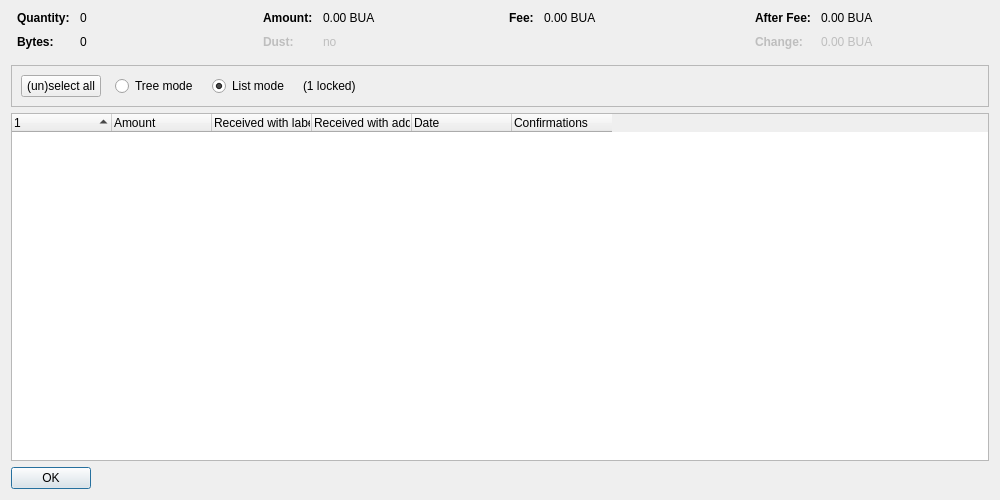
<?xml version="1.0" encoding="UTF-8"?>
<ui version="4.0">
 <class>CoinControlDialog</class>
 <widget class="QDialog" name="CoinControlDialog">
  <property name="geometry">
   <rect>
    <x>0</x>
    <y>0</y>
    <width>1000</width>
    <height>500</height>
   </rect>
  </property>
  <property name="windowTitle">
   <string>Coin Selection</string>
  </property>
  <layout class="QVBoxLayout" name="verticalLayout">
   <item>
    <layout class="QHBoxLayout" name="horizontalLayoutTop" stretch="0,0,0,0">
     <property name="topMargin">
      <number>0</number>
     </property>
     <property name="bottomMargin">
      <number>10</number>
     </property>
     <item>
      <layout class="QFormLayout" name="formLayoutCoinControl1">
       <property name="horizontalSpacing">
        <number>10</number>
       </property>
       <property name="verticalSpacing">
        <number>10</number>
       </property>
       <property name="leftMargin">
        <number>6</number>
       </property>
       <property name="rightMargin">
        <number>6</number>
       </property>
       <item row="0" column="0">
        <widget class="QLabel" name="labelCoinControlQuantityText">
         <property name="font">
          <font>
           <weight>75</weight>
           <bold>true</bold>
          </font>
         </property>
         <property name="text">
          <string>Quantity:</string>
         </property>
        </widget>
       </item>
       <item row="0" column="1">
        <widget class="QLabel" name="labelCoinControlQuantity">
         <property name="cursor">
          <cursorShape>IBeamCursor</cursorShape>
         </property>
         <property name="contextMenuPolicy">
          <enum>Qt::ActionsContextMenu</enum>
         </property>
         <property name="text">
          <string notr="true">0</string>
         </property>
         <property name="textInteractionFlags">
          <set>Qt::LinksAccessibleByMouse|Qt::TextSelectableByKeyboard|Qt::TextSelectableByMouse</set>
         </property>
        </widget>
       </item>
       <item row="1" column="0">
        <widget class="QLabel" name="labelCoinControlBytesText">
         <property name="font">
          <font>
           <weight>75</weight>
           <bold>true</bold>
          </font>
         </property>
         <property name="text">
          <string>Bytes:</string>
         </property>
        </widget>
       </item>
       <item row="1" column="1">
        <widget class="QLabel" name="labelCoinControlBytes">
         <property name="cursor">
          <cursorShape>IBeamCursor</cursorShape>
         </property>
         <property name="contextMenuPolicy">
          <enum>Qt::ActionsContextMenu</enum>
         </property>
         <property name="text">
          <string notr="true">0</string>
         </property>
         <property name="textInteractionFlags">
          <set>Qt::LinksAccessibleByMouse|Qt::TextSelectableByKeyboard|Qt::TextSelectableByMouse</set>
         </property>
        </widget>
       </item>
      </layout>
     </item>
     <item>
      <layout class="QFormLayout" name="formLayoutCoinControl2">
       <property name="horizontalSpacing">
        <number>10</number>
       </property>
       <property name="verticalSpacing">
        <number>10</number>
       </property>
       <property name="leftMargin">
        <number>6</number>
       </property>
       <property name="rightMargin">
        <number>6</number>
       </property>
       <item row="0" column="0">
        <widget class="QLabel" name="labelCoinControlAmountText">
         <property name="font">
          <font>
           <weight>75</weight>
           <bold>true</bold>
          </font>
         </property>
         <property name="text">
          <string>Amount:</string>
         </property>
        </widget>
       </item>
       <item row="0" column="1">
        <widget class="QLabel" name="labelCoinControlAmount">
         <property name="cursor">
          <cursorShape>IBeamCursor</cursorShape>
         </property>
         <property name="contextMenuPolicy">
          <enum>Qt::ActionsContextMenu</enum>
         </property>
         <property name="text">
          <string notr="true">0.00 BUA</string>
         </property>
         <property name="textInteractionFlags">
          <set>Qt::LinksAccessibleByMouse|Qt::TextSelectableByKeyboard|Qt::TextSelectableByMouse</set>
         </property>
        </widget>
       </item>
       <item row="1" column="0">
        <widget class="QLabel" name="labelCoinControlLowOutputText">
         <property name="enabled">
          <bool>false</bool>
         </property>
         <property name="font">
          <font>
           <weight>75</weight>
           <bold>true</bold>
          </font>
         </property>
         <property name="text">
          <string>Dust:</string>
         </property>
        </widget>
       </item>
       <item row="1" column="1">
        <widget class="QLabel" name="labelCoinControlLowOutput">
         <property name="enabled">
          <bool>false</bool>
         </property>
         <property name="cursor">
          <cursorShape>IBeamCursor</cursorShape>
         </property>
         <property name="contextMenuPolicy">
          <enum>Qt::ActionsContextMenu</enum>
         </property>
         <property name="text">
          <string notr="true">no</string>
         </property>
         <property name="textInteractionFlags">
          <set>Qt::LinksAccessibleByMouse|Qt::TextSelectableByKeyboard|Qt::TextSelectableByMouse</set>
         </property>
        </widget>
       </item>
      </layout>
     </item>
     <item>
      <layout class="QFormLayout" name="formLayoutCoinControl3">
       <property name="horizontalSpacing">
        <number>10</number>
       </property>
       <property name="verticalSpacing">
        <number>10</number>
       </property>
       <property name="leftMargin">
        <number>6</number>
       </property>
       <property name="rightMargin">
        <number>6</number>
       </property>
       <item row="0" column="0">
        <widget class="QLabel" name="labelCoinControlFeeText">
         <property name="font">
          <font>
           <weight>75</weight>
           <bold>true</bold>
          </font>
         </property>
         <property name="text">
          <string>Fee:</string>
         </property>
        </widget>
       </item>
       <item row="0" column="1">
        <widget class="QLabel" name="labelCoinControlFee">
         <property name="cursor">
          <cursorShape>IBeamCursor</cursorShape>
         </property>
         <property name="contextMenuPolicy">
          <enum>Qt::ActionsContextMenu</enum>
         </property>
         <property name="text">
          <string notr="true">0.00 BUA</string>
         </property>
         <property name="textInteractionFlags">
          <set>Qt::LinksAccessibleByMouse|Qt::TextSelectableByKeyboard|Qt::TextSelectableByMouse</set>
         </property>
        </widget>
       </item>
      </layout>
     </item>
     <item>
      <layout class="QFormLayout" name="formLayoutCoinControl4">
       <property name="horizontalSpacing">
        <number>10</number>
       </property>
       <property name="verticalSpacing">
        <number>10</number>
       </property>
       <property name="leftMargin">
        <number>6</number>
       </property>
       <property name="rightMargin">
        <number>6</number>
       </property>
       <item row="0" column="0">
        <widget class="QLabel" name="labelCoinControlAfterFeeText">
         <property name="font">
          <font>
           <weight>75</weight>
           <bold>true</bold>
          </font>
         </property>
         <property name="text">
          <string>After Fee:</string>
         </property>
        </widget>
       </item>
       <item row="0" column="1">
        <widget class="QLabel" name="labelCoinControlAfterFee">
         <property name="cursor">
          <cursorShape>IBeamCursor</cursorShape>
         </property>
         <property name="contextMenuPolicy">
          <enum>Qt::ActionsContextMenu</enum>
         </property>
         <property name="text">
          <string notr="true">0.00 BUA</string>
         </property>
         <property name="textInteractionFlags">
          <set>Qt::LinksAccessibleByMouse|Qt::TextSelectableByKeyboard|Qt::TextSelectableByMouse</set>
         </property>
        </widget>
       </item>
       <item row="1" column="0">
        <widget class="QLabel" name="labelCoinControlChangeText">
         <property name="enabled">
          <bool>false</bool>
         </property>
         <property name="font">
          <font>
           <weight>75</weight>
           <bold>true</bold>
          </font>
         </property>
         <property name="text">
          <string>Change:</string>
         </property>
        </widget>
       </item>
       <item row="1" column="1">
        <widget class="QLabel" name="labelCoinControlChange">
         <property name="enabled">
          <bool>false</bool>
         </property>
         <property name="cursor">
          <cursorShape>IBeamCursor</cursorShape>
         </property>
         <property name="contextMenuPolicy">
          <enum>Qt::ActionsContextMenu</enum>
         </property>
         <property name="text">
          <string notr="true">0.00 BUA</string>
         </property>
         <property name="textInteractionFlags">
          <set>Qt::LinksAccessibleByMouse|Qt::TextSelectableByKeyboard|Qt::TextSelectableByMouse</set>
         </property>
        </widget>
       </item>
      </layout>
     </item>
    </layout>
   </item>
   <item>
    <widget class="QFrame" name="frame">
     <property name="minimumSize">
      <size>
       <width>0</width>
       <height>40</height>
      </size>
     </property>
     <property name="frameShape">
      <enum>QFrame::StyledPanel</enum>
     </property>
     <property name="frameShadow">
      <enum>QFrame::Sunken</enum>
     </property>
     <layout class="QHBoxLayout" name="horizontalLayout">
      <item>
       <layout class="QHBoxLayout" name="horizontalLayoutPanel" stretch="0,0,0,0,0">
        <property name="spacing">
         <number>14</number>
        </property>
        <item>
         <widget class="QPushButton" name="pushButtonSelectAll">
          <property name="sizePolicy">
           <sizepolicy hsizetype="Maximum" vsizetype="Fixed">
            <horstretch>0</horstretch>
            <verstretch>0</verstretch>
           </sizepolicy>
          </property>
          <property name="text">
           <string>(un)select all</string>
          </property>
          <property name="autoDefault">
           <bool>false</bool>
          </property>
         </widget>
        </item>
        <item>
         <widget class="QRadioButton" name="radioTreeMode">
          <property name="sizePolicy">
           <sizepolicy hsizetype="Maximum" vsizetype="Fixed">
            <horstretch>0</horstretch>
            <verstretch>0</verstretch>
           </sizepolicy>
          </property>
          <property name="text">
           <string>Tree mode</string>
          </property>
         </widget>
        </item>
        <item>
         <widget class="QRadioButton" name="radioListMode">
          <property name="sizePolicy">
           <sizepolicy hsizetype="Maximum" vsizetype="Fixed">
            <horstretch>0</horstretch>
            <verstretch>0</verstretch>
           </sizepolicy>
          </property>
          <property name="text">
           <string>List mode</string>
          </property>
          <property name="checked">
           <bool>true</bool>
          </property>
         </widget>
        </item>
        <item>
         <widget class="QLabel" name="labelLocked">
          <property name="text">
           <string notr="true">(1 locked)</string>
          </property>
         </widget>
        </item>
        <item>
         <spacer name="horizontalSpacer">
          <property name="orientation">
           <enum>Qt::Horizontal</enum>
          </property>
          <property name="sizeHint" stdset="0">
           <size>
            <width>40</width>
            <height>20</height>
           </size>
          </property>
         </spacer>
        </item>
       </layout>
      </item>
     </layout>
    </widget>
   </item>
   <item>
    <widget class="CoinControlTreeWidget" name="treeWidget">
     <property name="contextMenuPolicy">
      <enum>Qt::CustomContextMenu</enum>
     </property>
     <property name="sortingEnabled">
      <bool>false</bool>
     </property>
     <property name="columnCount">
      <number>6</number>
     </property>
     <attribute name="headerShowSortIndicator" stdset="0">
      <bool>true</bool>
     </attribute>
     <attribute name="headerStretchLastSection">
      <bool>false</bool>
     </attribute>
     <column>
      <property name="text">
       <string/>
      </property>
     </column>
     <column>
      <property name="text">
       <string>Amount</string>
      </property>
     </column>
     <column>
      <property name="text">
       <string>Received with label</string>
      </property>
     </column>
     <column>
      <property name="text">
       <string>Received with address</string>
      </property>
     </column>
     <column>
      <property name="text">
       <string>Date</string>
      </property>
     </column>
     <column>
      <property name="text">
       <string>Confirmations</string>
      </property>
      <property name="toolTip">
       <string>Confirmed</string>
      </property>
     </column>
     <column>
      <property name="text">
       <string/>
      </property>
     </column>
     <column>
      <property name="text">
       <string/>
      </property>
     </column>
     <column>
      <property name="text">
       <string/>
      </property>
     </column>
     <column>
      <property name="text">
       <string/>
      </property>
     </column>
    </widget>
   </item>
   <item>
    <widget class="QDialogButtonBox" name="buttonBox">
     <property name="sizePolicy">
      <sizepolicy hsizetype="Maximum" vsizetype="Fixed">
       <horstretch>0</horstretch>
       <verstretch>0</verstretch>
      </sizepolicy>
     </property>
     <property name="orientation">
      <enum>Qt::Horizontal</enum>
     </property>
     <property name="standardButtons">
      <set>QDialogButtonBox::Ok</set>
     </property>
    </widget>
   </item>
  </layout>
 </widget>
 <customwidgets>
  <customwidget>
   <class>CoinControlTreeWidget</class>
   <extends>QTreeWidget</extends>
   <header>qt/coincontroltreewidget.h</header>
  </customwidget>
 </customwidgets>
 <resources/>
 <connections/>
</ui>
